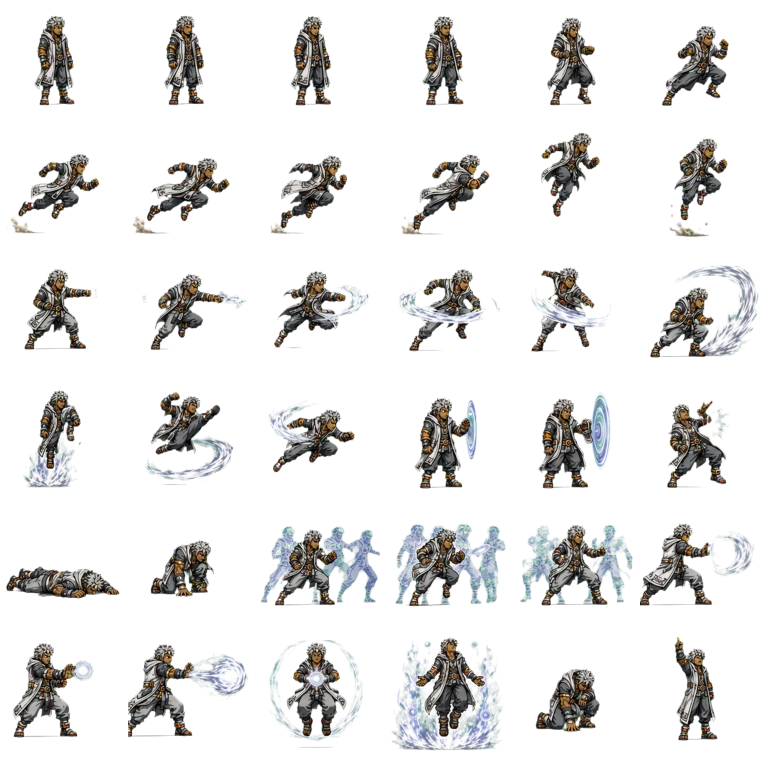
#> input picture assets/fighters/sage/sage-atlas.png, 1536 x 1536 px (shown at 1/2 size)
$ python build_sage_manifest.py
#> lines starting #> are read from the running program, lines starting #| are printed output that depends on the picture
#!/usr/bin/env python3
"""Build Sage's manifest from the cleaned 6x6 production atlas."""

from __future__ import annotations

import json
from pathlib import Path

from PIL import Image


ROOT = Path(__file__).resolve().parents[1]
ATLAS_PATH = ROOT / "assets/fighters/sage/sage-atlas.png"
MANIFEST_PATH = ROOT / "assets/fighters/sage/sage-animations.json"
CELL = 256
COLS = 6

FRAME_NAMES = [
    "idle_01", "idle_02", "idle_03", "idle_04", "stance_01", "stance_02",
    "run_01", "run_02", "run_03", "run_04", "jump_rise", "fall",
    "light_01", "light_02", "light_03", "heavy_startup", "heavy_active", "heavy_recovery",
    "launcher", "air_light", "air_heavy", "block", "perfect_block", "hurt",
    "knockdown", "get_up", "prediction_01", "prediction_02", "prediction_03", "mentor_counter",
    "energy_palm", "focus_blast", "energy_concentration", "ultimate", "defeated", "victory",
]


def animation(frames, duration, *, loop=False, cancelable=True):
    return {
        "frames": frames,
        "frameDuration": duration,
        "loop": loop,
        "cancelable": cancelable,
    }


def build_frames(image):
    frames = {}
    for index, name in enumerate(FRAME_NAMES):
        col, row = index % COLS, index // COLS
        alpha = image.crop((col * CELL, row * CELL, (col + 1) * CELL, (row + 1) * CELL)).getchannel("A")
        bbox = alpha.getbbox() or (0, 0, CELL, CELL)
        frames[name] = {
            "width": CELL,
            "height": CELL,
            "groundPivot": [128, 236],
            "centerPivot": [128, 128],
            "visualOffsetX": 0,
            "visualOffsetY": 0,
            "effectAnchor": [166, 126],
            "handAnchor": [170, 122],
            "projectileOrigin": [184, 122],
            "targetFacingDirection": "right",
            "contentBounds": [bbox[0], bbox[1], bbox[2] - bbox[0], bbox[3] - bbox[1]],
            "source": [col * CELL, row * CELL, CELL, CELL],
        }
    return frames


def build_animations():
    return {
        "idle": animation(["idle_01", "idle_02", "idle_03", "idle_04"], 170, loop=True),
        "fightingStance": animation(["stance_01", "stance_02"], 145, loop=True),
        "run": animation(["run_01", "run_02", "run_03", "run_04"], 105, loop=True),
        "jumpRise": animation(["jump_rise"], 120, loop=True),
        "fall": animation(["fall"], 120, loop=True),
        "land": animation(["get_up", "stance_01"], 75),
        "dash": animation(["run_01", "run_02", "run_03", "run_04"], 70),
        "turn": animation(["stance_01", "idle_02", "stance_02"], 75),
        "light1": animation(["light_01", "light_02"], 75),
        "light2": animation(["light_02", "light_03"], 75),
        "light3": animation(["light_03", "heavy_startup"], 85),
        "heavyStartup": animation(["heavy_startup"], 105),
        "heavyActive": animation(["heavy_active", "heavy_recovery"], 90),
        "heavyRecovery": animation(["heavy_recovery", "stance_01"], 105),
        "launcherStartup": animation(["stance_01", "launcher"], 100),
        "launcherActive": animation(["launcher", "air_light"], 85),
        "launcherRecovery": animation(["air_light", "stance_01"], 105),
        "airLight": animation(["air_light"], 95),
        "airHeavy": animation(["air_heavy"], 105),
        "blockStart": animation(["stance_01", "block"], 90),
        "blockHold": animation(["block"], 150, loop=True),
        "blockHit": animation(["block", "perfect_block"], 80),
        "perfectBlock": animation(["perfect_block"], 100),
        "guardBreak": animation(["hurt"], 120, loop=True),
        "hurtLight": animation(["hurt"], 105),
        "hurtHeavy": animation(["hurt", "knockdown"], 115),
        "airHurt": animation(["hurt"], 105),
        "knockdown": animation(["hurt", "knockdown"], 115),
        "groundDown": animation(["knockdown"], 180, loop=True),
        "getUp": animation(["get_up", "stance_01"], 115),
        "grab": animation(["stance_01", "light_01", "light_02"], 85),
        "grabMiss": animation(["light_01", "stance_01"], 105),
        "predictionDodge": animation(["prediction_01", "prediction_02", "prediction_03"], 75),
        "lensDodgeLeft": animation(["prediction_01", "prediction_02", "prediction_03"], 72),
        "lensDodgeRight": animation(["prediction_03", "prediction_02", "prediction_01"], 72),
        "counterReady": animation(["mentor_counter"], 110, loop=True),
        "counter": animation(["mentor_counter", "heavy_active"], 85),
        "mentorCounter": animation(["mentor_counter", "heavy_active", "stance_01"], 90),
        "chargeEnergy": animation(["energy_concentration"], 145, loop=True),
        "energyFocus": animation(["energy_concentration"], 145, loop=True),
        "sagePalm": animation(["energy_palm", "focus_blast"], 95),
        "astrylteBlast": animation(["energy_palm", "focus_blast"], 95),
        "ultimateStartup": animation(["energy_concentration"], 120),
        "ultimateCharge": animation(["energy_concentration", "ultimate"], 120, loop=True),
        "ultimateAttack": animation(["ultimate", "focus_blast"], 110),
        "ultimateRecovery": animation(["ultimate", "stance_01"], 125),
        "defeated": animation(["defeated"], 220, loop=True, cancelable=False),
        "victory": animation(["victory"], 220, loop=True),
    }


def main():
    image = Image.open(ATLAS_PATH).convert("RGBA")
#> image is the input picture: PIL image 1536x1536 RGBA; mean R, G, B, A 24, 24, 23.2, 46
    if image.size != (1536, 1536):
        raise SystemExit(f"Unexpected Sage atlas size: {image.size}")
    manifest = {
        "version": 5,
        "fighter": "sage",
        "image": "./sage-atlas.png",
        "atlas": {
            "width": image.width,
            "height": image.height,
            "frameCanvas": [CELL, CELL],
            "columns": COLS,
        },
        "defaults": {
            "appearance": "down",
            "groundPivot": [128, 236],
            "scale": 0.7,
            "pixelSmoothing": True,
            "depthScale": 0.08,
            "maxAfterimages": 4,
        },
        "frames": build_frames(image),
        "animations": build_animations(),
        "notes": {
            "source": "user-supplied Sage reference sheet",
            "distinctProductionFrames": len(FRAME_NAMES),
            "labelFreeAtlas": True,
            "alignedPaddedFrames": True,
        },
    }
#> the loop in build_frames, `for index, name in enumerate(FRAME_NAMES):` made 36 passes
#> bbox on passes 1 to 12: (68, 30, 150, 211), (72, 30, 153, 211), (68, 31, 150, 212), (76, 31, 160, 211), (70, 34, 168, 212), (44, 51, 179, 212), (13, 50, 200, 211), (8, 59, 205, 212), (28, 54, 184, 212), (33, 51, 212, 214), (57, 8, 176, 179), (57, 20, 176, 218)
#> pass 1, in build_frames, `alpha = image.crop((col * CELL, row * CELL, (col + 1) * CELL, (row + 1..`:
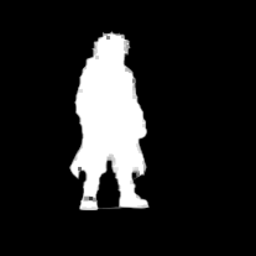
#> alpha: PIL image 256x256 L; min 0, max 255, mean 33.8
#> pass 2, in build_frames, `alpha = image.crop((col * CELL, row * CELL, (col + 1) * CELL, (row + 1..`:
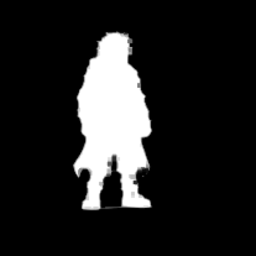
#> alpha: PIL image 256x256 L; min 0, max 255, mean 34.5
#> pass 3, in build_frames, `alpha = image.crop((col * CELL, row * CELL, (col + 1) * CELL, (row + 1..`:
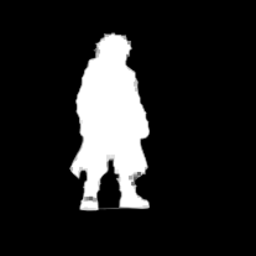
#> alpha: PIL image 256x256 L; min 0, max 255, mean 34.7
#> after the loop in build_frames, `for index, name in enumerate(FRAME_NAMES):`: frames = 36 items
    MANIFEST_PATH.write_text(json.dumps(manifest, indent=2) + "\n", encoding="utf-8")
    print(f"Wrote {MANIFEST_PATH.relative_to(ROOT)} with {len(FRAME_NAMES)} frames")


if __name__ == "__main__":
    main()
